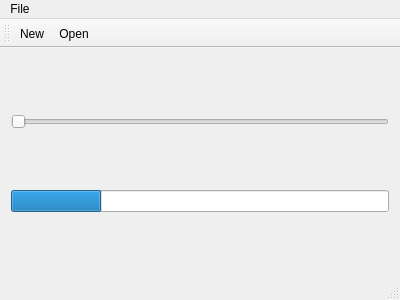
<?xml version="1.0" encoding="UTF-8"?>
<ui version="4.0">
 <class>MainWindow</class>
 <widget class="QMainWindow" name="MainWindow">
  <property name="geometry">
   <rect>
    <x>0</x>
    <y>0</y>
    <width>400</width>
    <height>300</height>
   </rect>
  </property>
  <property name="windowTitle">
   <string>MainWindow</string>
  </property>
  <widget class="QWidget" name="centralWidget">
   <layout class="QVBoxLayout" name="verticalLayout">
    <item>
     <widget class="QSlider" name="horizontalSlider">
      <property name="orientation">
       <enum>Qt::Horizontal</enum>
      </property>
     </widget>
    </item>
    <item>
     <widget class="QProgressBar" name="progressBar">
      <property name="value">
       <number>24</number>
      </property>
      <property name="textVisible">
       <bool>false</bool>
      </property>
     </widget>
    </item>
   </layout>
  </widget>
  <widget class="QMenuBar" name="menuBar">
   <property name="geometry">
    <rect>
     <x>0</x>
     <y>0</y>
     <width>400</width>
     <height>21</height>
    </rect>
   </property>
   <widget class="QMenu" name="menuFile">
    <property name="title">
     <string>File</string>
    </property>
    <addaction name="actionNew"/>
    <addaction name="actionOpen"/>
    <addaction name="actionSave"/>
   </widget>
   <addaction name="menuFile"/>
  </widget>
  <widget class="QToolBar" name="mainToolBar">
   <attribute name="toolBarArea">
    <enum>TopToolBarArea</enum>
   </attribute>
   <attribute name="toolBarBreak">
    <bool>false</bool>
   </attribute>
   <addaction name="actionNew"/>
   <addaction name="actionOpen"/>
  </widget>
  <widget class="QStatusBar" name="statusBar"/>
  <action name="actionNew">
   <property name="icon">
    <iconset resource="myres.qrc">
     <normaloff>:/images/2b.jpg</normaloff>:/images/2b.jpg</iconset>
   </property>
   <property name="text">
    <string>New</string>
   </property>
  </action>
  <action name="actionOpen">
   <property name="icon">
    <iconset resource="myres.qrc">
     <normaloff>:/images/akarin.gif</normaloff>:/images/akarin.gif</iconset>
   </property>
   <property name="text">
    <string>Open</string>
   </property>
  </action>
  <action name="actionSave">
   <property name="text">
    <string>Save</string>
   </property>
  </action>
 </widget>
 <layoutdefault spacing="6" margin="11"/>
 <resources>
  <include location="myres.qrc"/>
 </resources>
 <connections/>
</ui>
